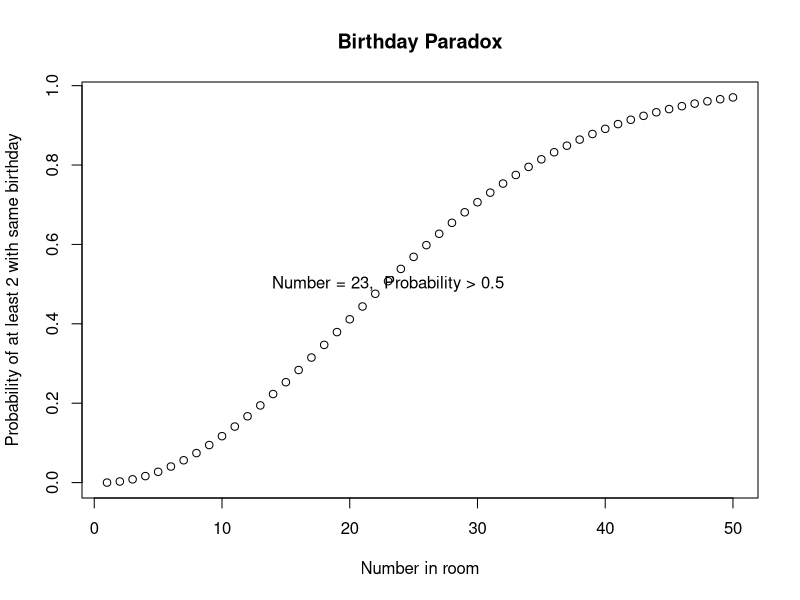

The R source for this figure:
## ---- chunk 1
diffbirthday <- 1

for (k in 2:50) {
    diffbirthday[k] <- diffbirthday[k-1]*(365-(k-1))/365
}

samebirthday <- 1 - diffbirthday

k <- seq(1, 50, 1) #creates a vector containing  integers from 1 to 50

plot (k, samebirthday, main = "Birthday Paradox",
   xlab = "Number in room",
   ylab = "Probability of at least 2 with same birthday")

text(23, 0.5, "Number = 23,  Probability > 0.5") 
